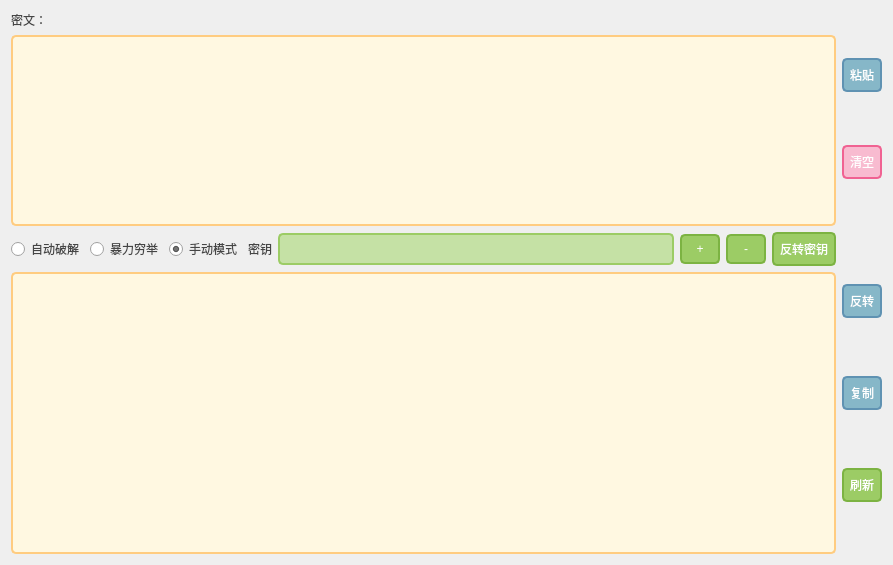
<?xml version="1.0" encoding="UTF-8"?>
<ui version="4.0">
 <class>Form</class>
 <widget class="QWidget" name="Form">
  <property name="geometry">
   <rect>
    <x>0</x>
    <y>0</y>
    <width>893</width>
    <height>565</height>
   </rect>
  </property>
  <property name="palette">
   <palette>
    <active/>
    <inactive/>
    <disabled/>
   </palette>
  </property>
  <property name="windowTitle">
   <string>凯撒加密实用工具</string>
  </property>
  <property name="styleSheet">
   <string notr="true">QLabel,QCheckBox,QRadioButton
{
  font: 14pt &quot;Microsoft YaHei UI&quot;;
  color: #454545;
}
QPlainTextEdit, QLineEdit
{
  font: 14pt &quot;Microsoft YaHei UI&quot;;
  background-color:#fff8e1;
  border:2px solid #ffcc80;
  border-radius:5px;
  color: #454545;
  padding: 6px 6px
}

QPushButton
{
  font: 14pt &quot;Microsoft YaHei UI&quot;;
  background-color:rgb(134,183,200);
  border:2px solid #5F92B2;
  border-radius:5px;
  color:white;
  padding: 6px 6px
}
QPushButton:hover
{
  font: 14pt &quot;Microsoft YaHei UI&quot;;
  background-color:#4dd0e1;
  border:2px solid #5F92B2;
  border-radius:5px;
  color:white;
  padding: 6px 6px
}
QPushButton:hover:pressed
{
  font: 14pt &quot;Microsoft YaHei UI&quot;;
  background-color:#00bcd4; 
  border:2px solid #0097a7;
  border-radius:5px;
  color:white;
  padding: 6px 6px
}</string>
  </property>
  <layout class="QVBoxLayout" name="verticalLayout_5" stretch="2,3">
   <item>
    <layout class="QHBoxLayout" name="up" stretch="0,0">
     <property name="spacing">
      <number>6</number>
     </property>
     <property name="sizeConstraint">
      <enum>QLayout::SetDefaultConstraint</enum>
     </property>
     <item>
      <layout class="QVBoxLayout" name="verticalLayout_2">
       <item>
        <widget class="QLabel" name="label">
         <property name="text">
          <string>密文：</string>
         </property>
        </widget>
       </item>
       <item>
        <widget class="QPlainTextEdit" name="inText">
         <property name="maximumSize">
          <size>
           <width>16777215</width>
           <height>16000000</height>
          </size>
         </property>
        </widget>
       </item>
      </layout>
     </item>
     <item>
      <layout class="QVBoxLayout" name="verticalLayout">
       <item>
        <widget class="QPushButton" name="paste">
         <property name="text">
          <string>粘贴</string>
         </property>
        </widget>
       </item>
       <item>
        <widget class="QPushButton" name="clear">
         <property name="styleSheet">
          <string notr="true">QPushButton
{
  font: 14pt &quot;Microsoft YaHei UI&quot;;
  background-color:rgb(248,187,208);
  border:2px solid #f06292;
  border-radius:5px;
  color:white;
  padding: 6px 6px
}
QPushButton:hover
{
  font: 14pt &quot;Microsoft YaHei UI&quot;;
  background-color: #f48fb1;
  border:2px solid #ec407a;
  border-radius:5px;
  color:white;
  padding: 6px 6px
}
QPushButton:hover:pressed
{
  font: 14pt &quot;Microsoft YaHei UI&quot;;
  background-color:#f44336; 
  border:2px solid #d81b60;
  border-radius:5px;
  color:white;
  padding: 6px 6px
}</string>
         </property>
         <property name="text">
          <string>清空</string>
         </property>
        </widget>
       </item>
      </layout>
     </item>
    </layout>
   </item>
   <item>
    <layout class="QHBoxLayout" name="down" stretch="0,0">
     <property name="leftMargin">
      <number>0</number>
     </property>
     <item>
      <layout class="QVBoxLayout" name="verticalLayout_3">
       <item>
        <layout class="QHBoxLayout" name="horizontalLayout_2">
         <item>
          <widget class="QRadioButton" name="rAuto">
           <property name="text">
            <string>自动破解</string>
           </property>
          </widget>
         </item>
         <item>
          <widget class="QRadioButton" name="rForce">
           <property name="text">
            <string>暴力穷举</string>
           </property>
          </widget>
         </item>
         <item>
          <widget class="QRadioButton" name="rManual">
           <property name="text">
            <string>手动模式</string>
           </property>
           <property name="checked">
            <bool>true</bool>
           </property>
          </widget>
         </item>
         <item>
          <layout class="QHBoxLayout" name="horizontalLayout">
           <item>
            <widget class="QLabel" name="label_3">
             <property name="text">
              <string>密钥</string>
             </property>
            </widget>
           </item>
           <item>
            <widget class="QLineEdit" name="keyLine">
             <property name="maximumSize">
              <size>
               <width>601</width>
               <height>16777215</height>
              </size>
             </property>
             <property name="styleSheet">
              <string notr="true">  font: 14pt &quot;Microsoft YaHei UI&quot;;
  background-color:#c5e1a5;
  border:2px solid #9ccc65;
  border-radius:5px;
  color: #454545;
  padding: 6px 6px</string>
             </property>
            </widget>
           </item>
           <item>
            <widget class="QPushButton" name="plus">
             <property name="minimumSize">
              <size>
               <width>40</width>
               <height>0</height>
              </size>
             </property>
             <property name="styleSheet">
              <string notr="true">QPushButton
{
  font: 14pt &quot;Microsoft YaHei UI&quot;;
  background-color:#9ccc65;
  border:2px solid #7cb342;
  border-radius:5px;
  color: white;
  padding: 6px 6px
}
QPushButton:hover
{
  font: 14pt &quot;Microsoft YaHei UI&quot;;
  background-color:#7cb342;
  border:2px solid #689f38;
  border-radius:5px;
  color:white;
  padding: 6px 6px
}
QPushButton:hover:pressed
{
  font: 14pt &quot;Microsoft YaHei UI&quot;;
  background-color:#558b2f; 
  border:2px solid #33691e;
  border-radius:5px;
  color:white;
  padding: 6px 6px
}</string>
             </property>
             <property name="text">
              <string>+</string>
             </property>
            </widget>
           </item>
           <item>
            <widget class="QPushButton" name="minus">
             <property name="minimumSize">
              <size>
               <width>40</width>
               <height>0</height>
              </size>
             </property>
             <property name="styleSheet">
              <string notr="true">QPushButton
{
  font: 14pt &quot;Microsoft YaHei UI&quot;;
  background-color:#9ccc65;
  border:2px solid #7cb342;
  border-radius:5px;
  color: white;
  padding: 6px 6px
}
QPushButton:hover
{
  font: 14pt &quot;Microsoft YaHei UI&quot;;
  background-color:#7cb342;
  border:2px solid #689f38;
  border-radius:5px;
  color:white;
  padding: 6px 6px
}
QPushButton:hover:pressed
{
  font: 14pt &quot;Microsoft YaHei UI&quot;;
  background-color:#558b2f; 
  border:2px solid #33691e;
  border-radius:5px;
  color:white;
  padding: 6px 6px
}</string>
             </property>
             <property name="text">
              <string>-</string>
             </property>
            </widget>
           </item>
           <item>
            <widget class="QPushButton" name="reverseKey">
             <property name="styleSheet">
              <string notr="true">QPushButton
{
  font: 14pt &quot;Microsoft YaHei UI&quot;;
  background-color:#9ccc65;
  border:2px solid #7cb342;
  border-radius:5px;
  color: white;
  padding: 6px 6px
}
QPushButton:hover
{
  font: 14pt &quot;Microsoft YaHei UI&quot;;
  background-color:#7cb342;
  border:2px solid #689f38;
  border-radius:5px;
  color:white;
  padding: 6px 6px
}
QPushButton:hover:pressed
{
  font: 14pt &quot;Microsoft YaHei UI&quot;;
  background-color:#558b2f; 
  border:2px solid #33691e;
  border-radius:5px;
  color:white;
  padding: 6px 6px
}</string>
             </property>
             <property name="text">
              <string>反转密钥</string>
             </property>
            </widget>
           </item>
          </layout>
         </item>
        </layout>
       </item>
       <item>
        <widget class="QPlainTextEdit" name="outText"/>
       </item>
      </layout>
     </item>
     <item>
      <layout class="QVBoxLayout" name="verticalLayout_4">
       <item>
        <widget class="QPushButton" name="reverse">
         <property name="text">
          <string>反转</string>
         </property>
        </widget>
       </item>
       <item>
        <widget class="QPushButton" name="copy">
         <property name="text">
          <string>复制</string>
         </property>
        </widget>
       </item>
       <item>
        <widget class="QPushButton" name="refresh">
         <property name="styleSheet">
          <string notr="true">QPushButton
{
  font: 14pt &quot;Microsoft YaHei UI&quot;;
  background-color:#9ccc65;
  border:2px solid #7cb342;
  border-radius:5px;
  color: white;
  padding: 6px 6px
}
QPushButton:hover
{
  font: 14pt &quot;Microsoft YaHei UI&quot;;
  background-color:#7cb342;
  border:2px solid #689f38;
  border-radius:5px;
  color:white;
  padding: 6px 6px
}
QPushButton:hover:pressed
{
  font: 14pt &quot;Microsoft YaHei UI&quot;;
  background-color:#558b2f; 
  border:2px solid #33691e;
  border-radius:5px;
  color:white;
  padding: 6px 6px
}</string>
         </property>
         <property name="text">
          <string>刷新</string>
         </property>
        </widget>
       </item>
      </layout>
     </item>
    </layout>
   </item>
  </layout>
 </widget>
 <resources/>
 <connections/>
</ui>
